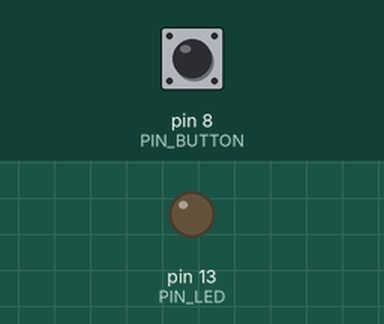
This program was run on a simulated Arduino Uno, built with avr-gcc and run on an emulated ATmega328P. Parts: output pins drawn as LEDs (lit = HIGH). Inputs (shaded band) come from the test bench; at power-on: pin 8 (PIN_BUTTON) HIGH.

Above: at 0.8 s.
0.9 s: pin 8 (PIN_BUTTON) pulled LOW for 0.15 s
At 2.2 s:
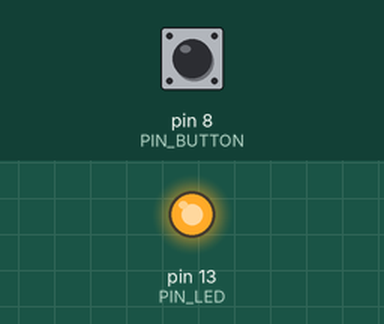
2.5 s: pin 8 (PIN_BUTTON) pulled LOW for 1 s
At 4.7 s:
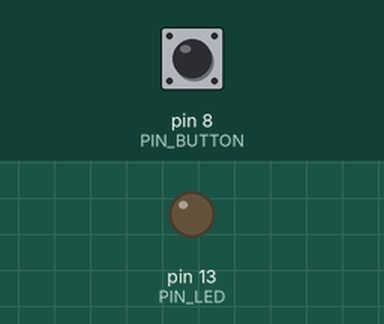
5.0 s: pin 8 (PIN_BUTTON) pulled LOW for 3.2 s
At 8.5 s:
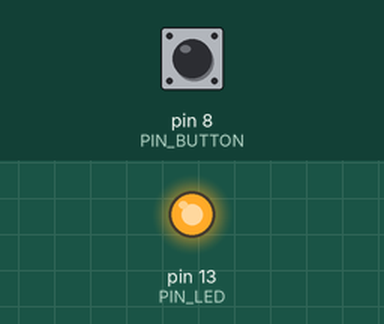
Timing chart, 0 to 10.0 s (numbered marks = the images above; inputs shaded):
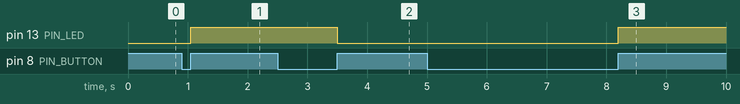

Measured:
- after the input at 0.9 s, pin 13 (PIN_LED): LOW → HIGH after 0.15 s
- after the input at 2.5 s, pin 13 (PIN_LED): HIGH → LOW after 1.0 s
- after the input at 5.0 s, pin 13 (PIN_LED): LOW → HIGH after 3.2 s

The program:

main.cpp
```cpp
// -- Código profissional para o controle de um led por meio de um botão no Arduino UNO R3 --
// -- Microcontrolador: ATMEGA328P --
// -- Autor: Allan Cedric --

// -- Bibliotecas --
#include <Arduino.h>

// -- Macros --
#define PIN_BUTTON (1 << PB0) // Bit do pino digital 8 //
#define PIN_LED (1 << PB5)    // Bit do pino digital 13 //

#define set_bit(reg, b) (reg |= b)    // Seta o bit 1 em uma posição do registrador //
#define reset_bit(reg, b) (reg &= ~b) // Seta o bit 0 em uma posição do registrador //

#define DEBOUNCE_BUTTON 10 // Tempo(ms) de debounce para o botão //

// -- Programa principal --
int main(void)
{
  // -- Setup --

  // -- Push button --
  reset_bit(DDRB, PIN_BUTTON); // Pino digital 8 como INPUT //
  set_bit(PORTB, PIN_BUTTON);  // Pino digital 8 com bit 1  //

  // -- LED --
  set_bit(DDRB, PIN_LED); // Pino digital 13 como OUTPUT //

  // -- Loop --
  while (1)
  {
    if (!(PINB & PIN_BUTTON)) // Botão foi pressionado ? //
    {
      _delay_ms(DEBOUNCE_BUTTON); // Debounce do botão //
      if (PINB & PIN_BUTTON)      // Botão foi solto ? //
        PORTB ^= PIN_LED;         // Muda o estado do LED //
    }
  }
  return 0;
}
```
